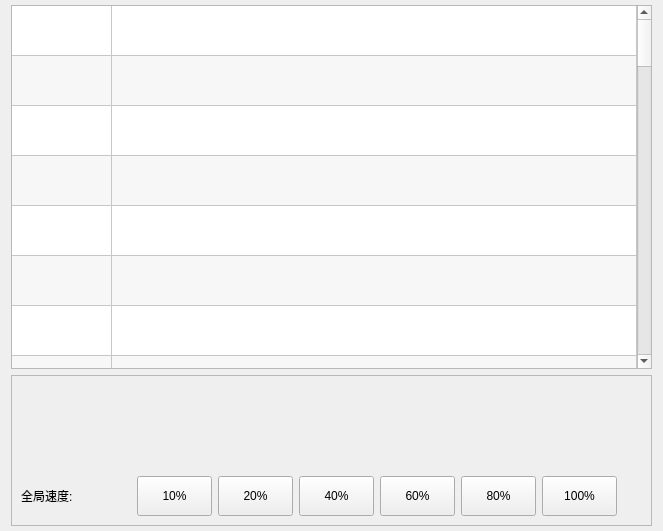
  <widget class="QWidget" name="layoutWidget">
   <property name="geometry">
    <rect>
     <x>10</x>
     <y>0</y>
     <width>643</width>
     <height>531</height>
    </rect>
   </property>
   <layout class="QVBoxLayout" name="verticalLayout">
    <property name="topMargin">
     <number>5</number>
    </property>
    <property name="bottomMargin">
     <number>5</number>
    </property>
    <item>
     <widget class="QTableWidget" name="tableWgtTeach">
      <property name="sizePolicy">
       <sizepolicy hsizetype="Fixed" vsizetype="Preferred">
        <horstretch>0</horstretch>
        <verstretch>0</verstretch>
       </sizepolicy>
      </property>
      <property name="minimumSize">
       <size>
        <width>641</width>
        <height>0</height>
       </size>
      </property>
      <property name="maximumSize">
       <size>
        <width>641</width>
        <height>16777215</height>
       </size>
      </property>
      <property name="font">
       <font>
        <family>SimSun</family>
       </font>
      </property>
      <property name="styleSheet">
       <string notr="true"/>
      </property>
      <property name="lineWidth">
       <number>1</number>
      </property>
      <property name="midLineWidth">
       <number>0</number>
      </property>
      <property name="verticalScrollBarPolicy">
       <enum>Qt::ScrollBarAlwaysOn</enum>
      </property>
      <property name="horizontalScrollBarPolicy">
       <enum>Qt::ScrollBarAlwaysOff</enum>
      </property>
      <property name="sizeAdjustPolicy">
       <enum>QAbstractScrollArea::AdjustIgnored</enum>
      </property>
      <property name="autoScrollMargin">
       <number>16</number>
      </property>
      <property name="alternatingRowColors">
       <bool>true</bool>
      </property>
      <property name="showGrid">
       <bool>true</bool>
      </property>
      <property name="sortingEnabled">
       <bool>false</bool>
      </property>
      <property name="rowCount">
       <number>50</number>
      </property>
      <property name="columnCount">
       <number>2</number>
      </property>
      <attribute name="horizontalHeaderVisible">
       <bool>false</bool>
      </attribute>
      <attribute name="horizontalHeaderMinimumSectionSize">
       <number>50</number>
      </attribute>
      <attribute name="horizontalHeaderDefaultSectionSize">
       <number>100</number>
      </attribute>
      <attribute name="horizontalHeaderHighlightSections">
       <bool>false</bool>
      </attribute>
      <attribute name="horizontalHeaderShowSortIndicator" stdset="0">
       <bool>false</bool>
      </attribute>
      <attribute name="horizontalHeaderStretchLastSection">
       <bool>true</bool>
      </attribute>
      <attribute name="verticalHeaderVisible">
       <bool>false</bool>
      </attribute>
      <attribute name="verticalHeaderCascadingSectionResizes">
       <bool>false</bool>
      </attribute>
      <attribute name="verticalHeaderMinimumSectionSize">
       <number>20</number>
      </attribute>
      <attribute name="verticalHeaderDefaultSectionSize">
       <number>50</number>
      </attribute>
      <attribute name="verticalHeaderHighlightSections">
       <bool>true</bool>
      </attribute>
      <attribute name="verticalHeaderShowSortIndicator" stdset="0">
       <bool>false</bool>
      </attribute>
      <attribute name="verticalHeaderStretchLastSection">
       <bool>false</bool>
      </attribute>
      <row/>
      <row/>
      <row/>
      <row/>
      <row/>
      <row/>
      <row/>
      <row/>
      <row/>
      <row/>
      <row/>
      <row/>
      <row/>
      <row/>
      <row/>
      <row/>
      <row/>
      <row/>
      <row/>
      <row/>
      <row/>
      <row/>
      <row/>
      <row/>
      <row/>
      <row/>
      <row/>
      <row/>
      <row/>
      <row/>
      <row/>
      <row/>
      <row/>
      <row/>
      <row/>
      <row/>
      <row/>
      <row/>
      <row/>
      <row/>
      <row/>
      <row/>
      <row/>
      <row/>
      <row/>
      <row/>
      <row/>
      <row/>
      <row/>
      <row/>
      <column>
       <property name="text">
        <string>编号</string>
       </property>
      </column>
      <column>
       <property name="text">
        <string>内容</string>
       </property>
      </column>
     </widget>
    </item>
    <item>
     <widget class="QFrame" name="frameGlobalSpeed">
      <property name="enabled">
       <bool>true</bool>
      </property>
      <property name="sizePolicy">
       <sizepolicy hsizetype="Fixed" vsizetype="Preferred">
        <horstretch>0</horstretch>
        <verstretch>0</verstretch>
       </sizepolicy>
      </property>
      <property name="minimumSize">
       <size>
        <width>641</width>
        <height>151</height>
       </size>
      </property>
      <property name="maximumSize">
       <size>
        <width>641</width>
        <height>151</height>
       </size>
      </property>
      <property name="frameShape">
       <enum>QFrame::StyledPanel</enum>
      </property>
      <property name="frameShadow">
       <enum>QFrame::Raised</enum>
      </property>
      <widget class="QWidget" name="layoutWidget">
       <property name="geometry">
        <rect>
         <x>10</x>
         <y>100</y>
         <width>598</width>
         <height>42</height>
        </rect>
       </property>
       <layout class="QHBoxLayout" name="horizontalLayout_12">
        <item>
         <widget class="QLabel" name="label_230">
          <property name="minimumSize">
           <size>
            <width>110</width>
            <height>40</height>
           </size>
          </property>
          <property name="maximumSize">
           <size>
            <width>110</width>
            <height>40</height>
           </size>
          </property>
          <property name="text">
           <string>全局速度:</string>
          </property>
         </widget>
        </item>
        <item>
         <widget class="QPushButton" name="btn10percent">
          <property name="minimumSize">
           <size>
            <width>75</width>
            <height>40</height>
           </size>
          </property>
          <property name="maximumSize">
           <size>
            <width>70</width>
            <height>40</height>
           </size>
          </property>
          <property name="styleSheet">
           <string notr="true"/>
          </property>
          <property name="text">
           <string>10%</string>
          </property>
          <property name="iconSize">
           <size>
            <width>32</width>
            <height>32</height>
           </size>
          </property>
         </widget>
        </item>
        <item>
         <widget class="QPushButton" name="btn20percent">
          <property name="minimumSize">
           <size>
            <width>75</width>
            <height>40</height>
           </size>
          </property>
          <property name="maximumSize">
           <size>
            <width>70</width>
            <height>40</height>
           </size>
          </property>
          <property name="styleSheet">
           <string notr="true"/>
          </property>
          <property name="text">
           <string>20%</string>
          </property>
          <property name="iconSize">
           <size>
            <width>32</width>
            <height>32</height>
           </size>
          </property>
         </widget>
        </item>
        <item>
         <widget class="QPushButton" name="btn40percent">
          <property name="minimumSize">
           <size>
            <width>75</width>
            <height>40</height>
           </size>
          </property>
          <property name="maximumSize">
           <size>
            <width>70</width>
            <height>40</height>
           </size>
          </property>
          <property name="styleSheet">
           <string notr="true"/>
          </property>
          <property name="text">
           <string>40%</string>
          </property>
          <property name="iconSize">
           <size>
            <width>32</width>
            <height>32</height>
           </size>
          </property>
         </widget>
        </item>
        <item>
         <widget class="QPushButton" name="btn60percent">
          <property name="minimumSize">
           <size>
            <width>75</width>
            <height>40</height>
           </size>
          </property>
          <property name="maximumSize">
           <size>
            <width>70</width>
            <height>40</height>
           </size>
          </property>
          <property name="styleSheet">
           <string notr="true"/>
          </property>
          <property name="text">
           <string>60%</string>
          </property>
          <property name="iconSize">
           <size>
            <width>32</width>
            <height>32</height>
           </size>
          </property>
         </widget>
        </item>
        <item>
         <widget class="QPushButton" name="btn80percent">
          <property name="minimumSize">
           <size>
            <width>75</width>
            <height>40</height>
           </size>
          </property>
          <property name="maximumSize">
           <size>
            <width>70</width>
            <height>40</height>
           </size>
          </property>
          <property name="styleSheet">
           <string notr="true"/>
          </property>
          <property name="text">
           <string>80%</string>
          </property>
          <property name="iconSize">
           <size>
            <width>32</width>
            <height>32</height>
           </size>
          </property>
         </widget>
        </item>
        <item>
         <widget class="QPushButton" name="btn100percent">
          <property name="minimumSize">
           <size>
            <width>75</width>
            <height>40</height>
           </size>
          </property>
          <property name="maximumSize">
           <size>
            <width>70</width>
            <height>40</height>
           </size>
          </property>
          <property name="styleSheet">
           <string notr="true"/>
          </property>
          <property name="text">
           <string>100%</string>
          </property>
          <property name="iconSize">
           <size>
            <width>32</width>
            <height>32</height>
           </size>
          </property>
         </widget>
        </item>
       </layout>
      </widget>
     </widget>
    </item>
   </layout>
  </widget>
